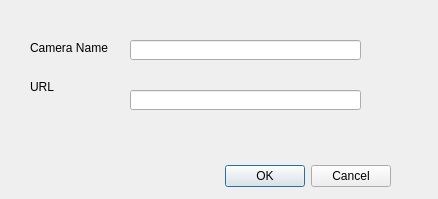
<?xml version="1.0" encoding="UTF-8"?>
<ui version="4.0">
 <class>CameraDialog</class>
 <widget class="QDialog" name="CameraDialog">
  <property name="geometry">
   <rect>
    <x>0</x>
    <y>0</y>
    <width>438</width>
    <height>199</height>
   </rect>
  </property>
  <property name="windowTitle">
   <string>Dialog</string>
  </property>
  <widget class="QDialogButtonBox" name="buttonBox">
   <property name="geometry">
    <rect>
     <x>50</x>
     <y>160</y>
     <width>341</width>
     <height>32</height>
    </rect>
   </property>
   <property name="orientation">
    <enum>Qt::Horizontal</enum>
   </property>
   <property name="standardButtons">
    <set>QDialogButtonBox::Cancel|QDialogButtonBox::Ok</set>
   </property>
  </widget>
  <widget class="QLabel" name="label">
   <property name="geometry">
    <rect>
     <x>30</x>
     <y>40</y>
     <width>91</width>
     <height>16</height>
    </rect>
   </property>
   <property name="text">
    <string>Camera Name</string>
   </property>
  </widget>
  <widget class="QLabel" name="label_2">
   <property name="geometry">
    <rect>
     <x>30</x>
     <y>80</y>
     <width>47</width>
     <height>13</height>
    </rect>
   </property>
   <property name="text">
    <string>URL</string>
   </property>
  </widget>
  <widget class="QLineEdit" name="camName">
   <property name="geometry">
    <rect>
     <x>130</x>
     <y>40</y>
     <width>231</width>
     <height>20</height>
    </rect>
   </property>
  </widget>
  <widget class="QLineEdit" name="url">
   <property name="geometry">
    <rect>
     <x>130</x>
     <y>90</y>
     <width>231</width>
     <height>20</height>
    </rect>
   </property>
  </widget>
 </widget>
 <resources/>
 <connections>
  <connection>
   <sender>buttonBox</sender>
   <signal>accepted()</signal>
   <receiver>CameraDialog</receiver>
   <slot>accept()</slot>
   <hints>
    <hint type="sourcelabel">
     <x>248</x>
     <y>254</y>
    </hint>
    <hint type="destinationlabel">
     <x>157</x>
     <y>274</y>
    </hint>
   </hints>
  </connection>
  <connection>
   <sender>buttonBox</sender>
   <signal>rejected()</signal>
   <receiver>CameraDialog</receiver>
   <slot>reject()</slot>
   <hints>
    <hint type="sourcelabel">
     <x>316</x>
     <y>260</y>
    </hint>
    <hint type="destinationlabel">
     <x>286</x>
     <y>274</y>
    </hint>
   </hints>
  </connection>
 </connections>
</ui>
